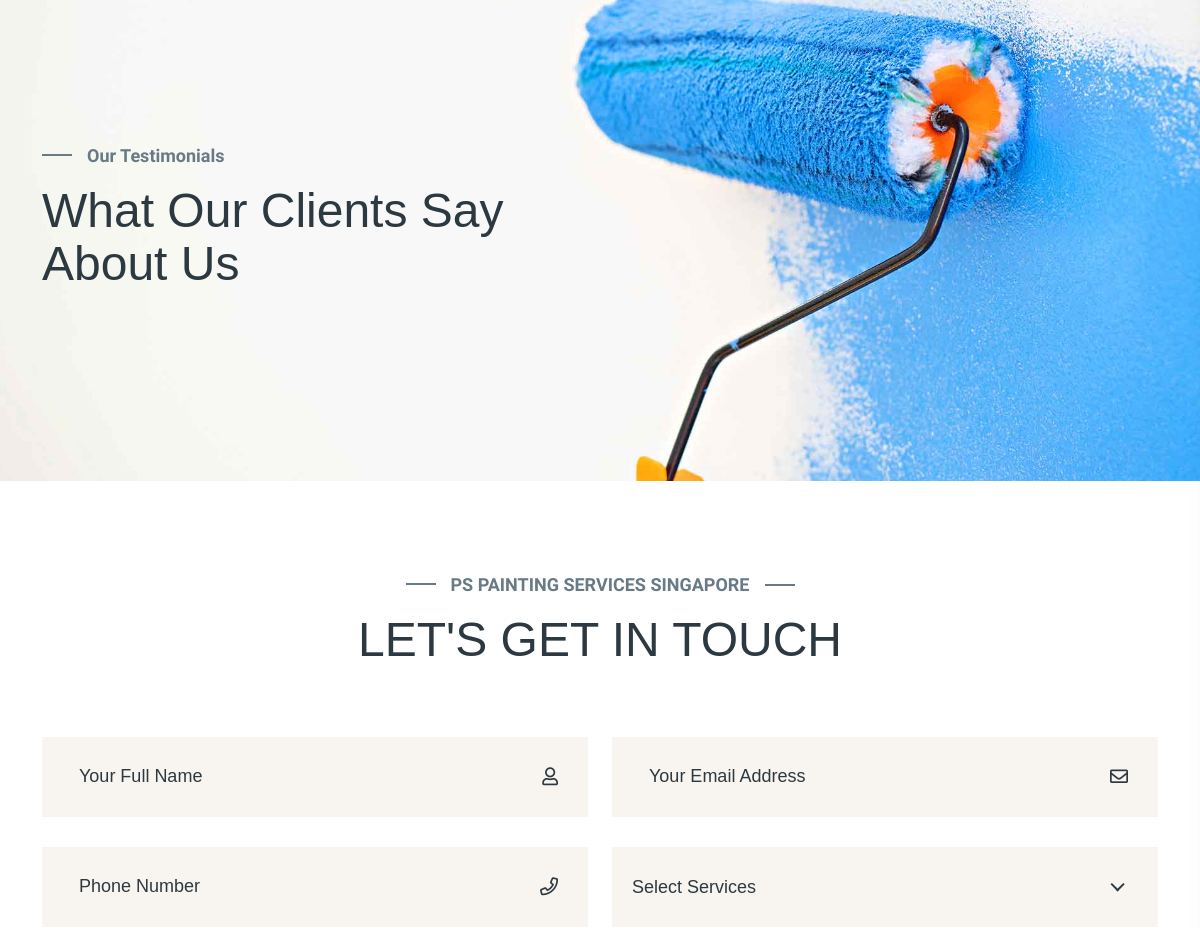
/ (middle part), run on an earlier commit of the app's database.
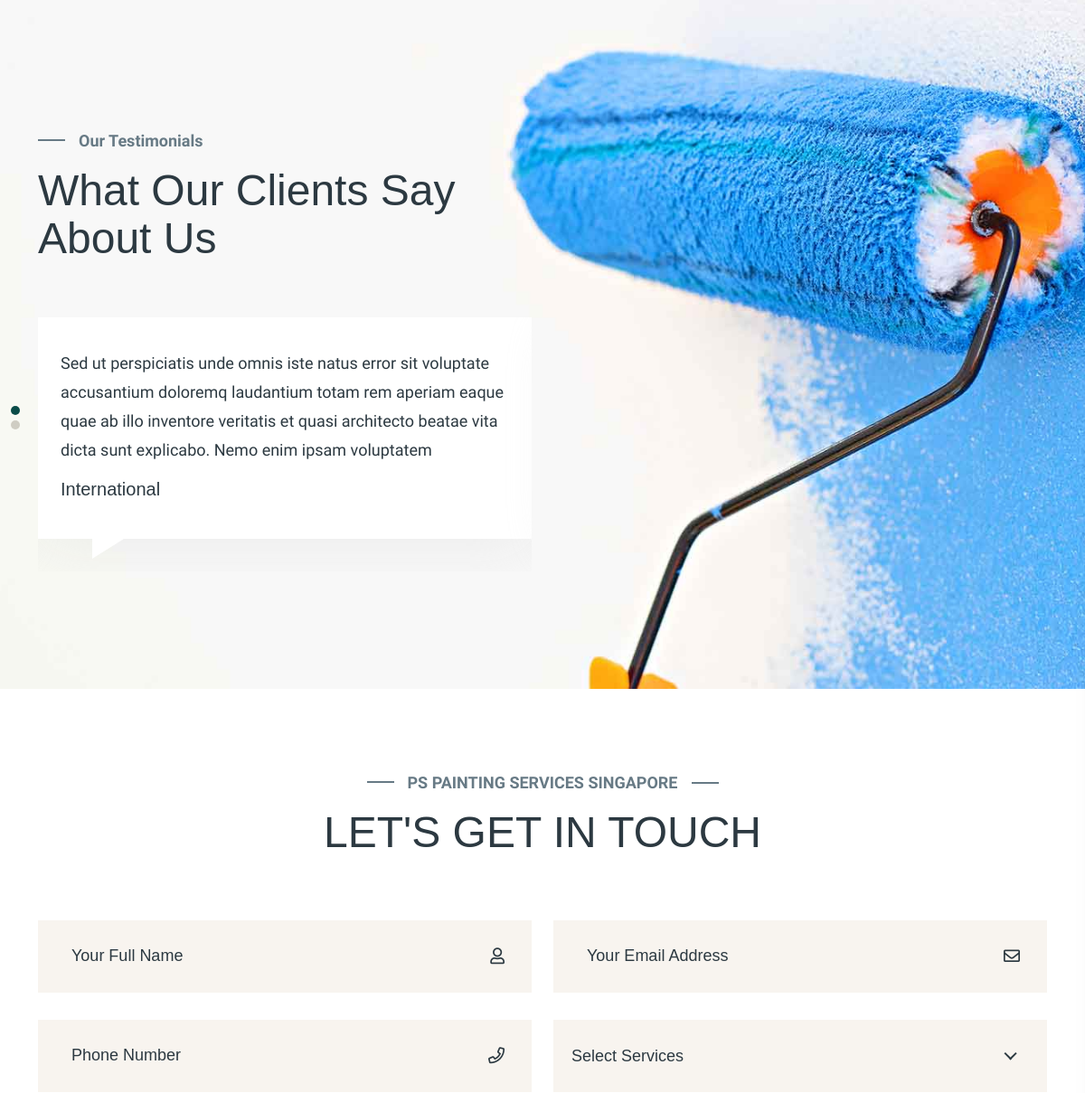
And on a later commit of the database.
### homeapp/models.py (models this page shows, shortened)
class Review(models.Model):
    name = models.CharField(max_length=255, null=True)
    details = models.TextField(max_length=255, null=True)

### homeapp/views.py (the view, shortened to what this page needs)
# urls.py: path('', views.home,name="homepage"),
def home(request):
    services= Services.objects.all()
    reviews= Review.objects.all()
    context ={
        'services':services,
        'reviews':reviews
    }
    return render(request,'homeapp/home.html',context)

### homeapp/context_processors.py (called while the page is built)
def get_services_to_context(request):
    all_services = Services.objects.all()
    return {
        'all_services': all_services
    }

### templates/homeapp/home.html (shortened to what this page needs)
{% extends 'base.html' %}
{% load static %}
{% block content %}
      <section class="testimonial__area testimonial__area-2 pt-310 pb-130"
      data-background="{% static 'img/testimonial/03/testimonial-bg.jpg' %}">
       <div class="container">
          <div class="row">
             <div class="col-xxl-5 col-xl-6 col-lg-6 col-md-8">
                <div class="testimonial__wrapper-3">
                   <div class="section__title-wrapper mb-60 ">
                      <span class="section__title-pre section__title-pre-3">Our Testimonials</span>
                      <h2 class="section__title section__title-2">What Our Clients Say About Us</h2>
                   </div>
                   <div class="testimonial__slider-wrapper p-relative">
                      <div class="testimonial-pagination"></div>
                      <div class="testimonial__slider-3 swiper-container p-relative">
                         <div class="swiper-wrapper">
                           {% for review in reviews %}
                         <div class="testimonial__item-3 swiper-slide">
                            <div class="testimonial__content-3 white-bg">
                               <p> {{review.details}} </p>
                               <div class="testimonial__avater-info-3">
                                  <h4>{{review.name}}</h4>
                               </div>
                            </div>
                         </div>
                         {% endfor %}
                         </div>
                      </div>
                   </div>
                </div>
             </div>
          </div>
       </div>
    </section>
          <section class="contact__area pt-90 pb-130">
             <div class="container">
                <div class="row">
                   <div class="col-xxl-6 offset-xxl-3 col-xl-6 offset-xl-3 col-lg-8 offset-lg-2 col-md-10 offset-md-1">
                      <div class="section__title-wrapper mb-70 text-center">
                        <span class="section__title-pre section__title-pre-3 center">PS PAINTING SERVICES SINGAPORE</span>
                        <h2 class="section__title section__title-2">LET'S GET IN TOUCH </h2>
                      </div>
                   </div>
                </div>
                <div class="row">
                   <div class="col-xxl-12">
                      <div class="contact__wrapper-4">
                         <div class="contact__form-3 contact__form-4">
                               <form action="#" method="POST">
                               <div class="row">
                                  <div class="col-xxl-6 col-xl-6 col-lg-6 col-md-6">
                                     <div class="contact__input-3">
                                        <input name="name" type="text" placeholder="Your Full Name">
                                        <i class="far fa-user"></i>
                                     </div>
                                  </div>
                                  <div class="col-xxl-6 col-xl-6 col-lg-6 col-md-6">
                                     <div class="contact__input-3">
                                        <input name="email" type="email" placeholder="Your Email Address">
                                        <i class="far fa-envelope"></i>
                                     </div>
                                  </div>
                                  <div class="col-xxl-6 col-xl-6 col-lg-6 col-md-6">
                                     <div class="contact__input-3">
                                        <input name="phone" type="tel" placeholder="Phone Number">
                                        <i class="far fa-phone"></i>
                                     </div>
                                  </div>
                                  <div class="col-xxl-6 col-xl-6 col-lg-6 col-md-6">
                                  </div>
                               </div>
                            </form>
                         </div>
                      </div>
                   </div>
                </div>
             </div>
          </section>
{% endblock %}

What changed in the data, as far as the page shows it:
added Review: details "Sed ut perspiciatis unde omnis iste natus error sit voluptate accusantium doloremq laudantium totam rem aperiam eaque quae ab illo inventore veritatis et quasi architecto beatae vita dicta sunt explicabo. Nemo enim ipsam voluptatem", name "International"
